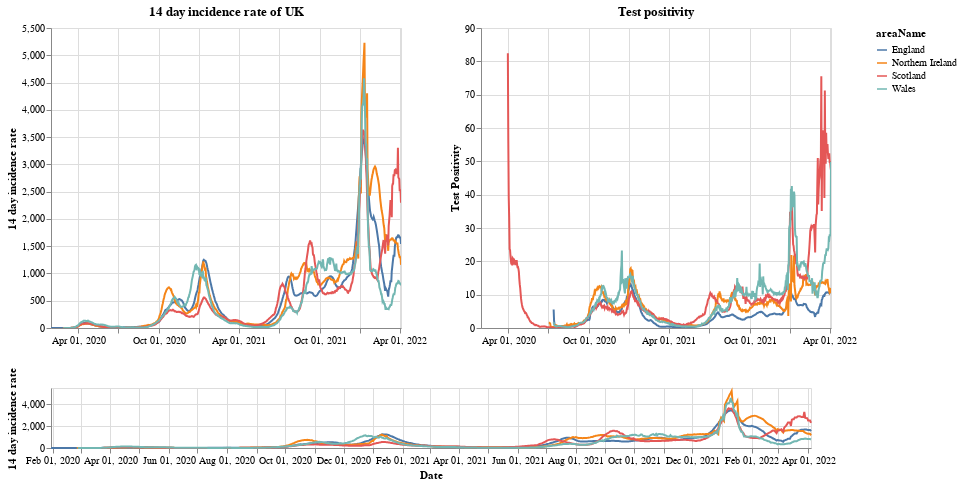

Notebook source saved alongside this figure:
### Markdown cell above
# Plots

First a plot with each country in the UK. The top right shows the positivity rate for (which is the percentage of registered tests which were positive) while the top left is the 14 day incidence rate. The bottom chart can be used to select the timeframe (does not work on a mobile device).

### Code cell
#collapse
brush = alt.selection(type='interval', name='DateBrush',encodings=['x'],fields=['Time'])
leg_selection = alt.selection_multi(fields=['areaName'], bind='legend')

base = alt.Chart(uk_cases).mark_line().encode(
    x=alt.X("yearmonthdate(date):T", axis=alt.Axis(title='Date')),
    y=alt.Y("twoWeeklyCasesRate:Q", axis=alt.Axis(title='14 day incidence rate')),
    tooltip=['areaName', 'date','twoWeeklyCasesRate', 'testPositivity'],
    color='areaName',
    opacity=alt.condition(leg_selection, alt.value(2), alt.value(0.1))
).add_selection(leg_selection).properties(width=350)

upper = base.encode(alt.X('yearmonthdate(date):T', axis=alt.Axis(title=''),
                         scale=alt.Scale(domain=brush))
                   ).properties(title=f'14 day incidence rate of UK')
upper_right = upper.encode(alt.Y('testPositivity:Q', axis=alt.Axis(title='Test Positivity'))).properties(title='Test positivity')
lower = base.properties(height=60, width = 760).add_selection(brush)

(upper | upper_right) & lower

### Figure 1 — Vega-Lite specification as saved in the notebook (floating-point values rounded to 4 significant figures; data arrays with more than 128 entries replaced by an {"elided": "..."} marker saying what was removed)
{"config": {"view": {"continuousWidth": 400, "continuousHeight": 300}}, "vconcat": [{"hconcat": [{"mark": "line", "encoding": {"color": {"type": "nominal", "field": "areaName"}, "opacity": {"condition": {"value": 2, "selection": "selector001"}, "value": 0.1}, "tooltip": [{"type": "nominal", "field": "areaName"}, {"type": "temporal", "field": "date"}, {"type": "quantitative", "field": "twoWeeklyCasesRate"}, {"type": "quantitative", "field": "testPositivity"}], "x": {"type": "temporal", "axis": {"title": ""}, "field": "date", "scale": {"domain": {"selection": "DateBrush"}}, "timeUnit": "yearmonthdate"}, "y": {"type": "quantitative", "axis": {"title": "14 day incidence rate"}, "field": "twoWeeklyCasesRate"}}, "selection": {"selector001": {"type": "multi", "fields": ["areaName"], "bind": "legend"}}, "title": "14 day incidence rate of UK", "width": 350}, {"mark": "line", "encoding": {"color": {"type": "nominal", "field": "areaName"}, "opacity": {"condition": {"value": 2, "selection": "selector001"}, "value": 0.1}, "tooltip": [{"type": "nominal", "field": "areaName"}, {"type": "temporal", "field": "date"}, {"type": "quantitative", "field": "twoWeeklyCasesRate"}, {"type": "quantitative", "field": "testPositivity"}], "x": {"type": "temporal", "axis": {"title": ""}, "field": "date", "scale": {"domain": {"selection": "DateBrush"}}, "timeUnit": "yearmonthdate"}, "y": {"type": "quantitative", "axis": {"title": "Test Positivity"}, "field": "testPositivity"}}, "selection": {"selector001": {"type": "multi", "fields": ["areaName"], "bind": "legend"}}, "title": "Test positivity", "width": 350}]}, {"mark": "line", "encoding": {"color": {"type": "nominal", "field": "areaName"}, "opacity": {"condition": {"value": 2, "selection": "selector001"}, "value": 0.1}, "tooltip": [{"type": "nominal", "field": "areaName"}, {"type": "temporal", "field": "date"}, {"type": "quantitative", "field": "twoWeeklyCasesRate"}, {"type": "quantitative", "field": "testPositivity"}], "x": {"type": "temporal", "axis": {"title": "Date"}, "field": "date", "timeUnit": "yearmonthdate"}, "y": {"type": "quantitative", "axis": {"title": "14 day incidence rate"}, "field": "twoWeeklyCasesRate"}}, "height": 60, "selection": {"selector001": {"type": "multi", "fields": ["areaName"], "bind": "legend"}, "DateBrush": {"type": "interval", "encodings": ["x"], "fields": ["Time"]}}, "width": 760}], "data": {"name": "data-a33d1a16ffab00c813f9870d6c964ca4"}, "$schema": "https://vega.github.io/schema/vega-lite/v4.8.1.json", "datasets": {"data-a33d1a16ffab00c813f9870d6c964ca4": {"elided": "3100 records"}}}
